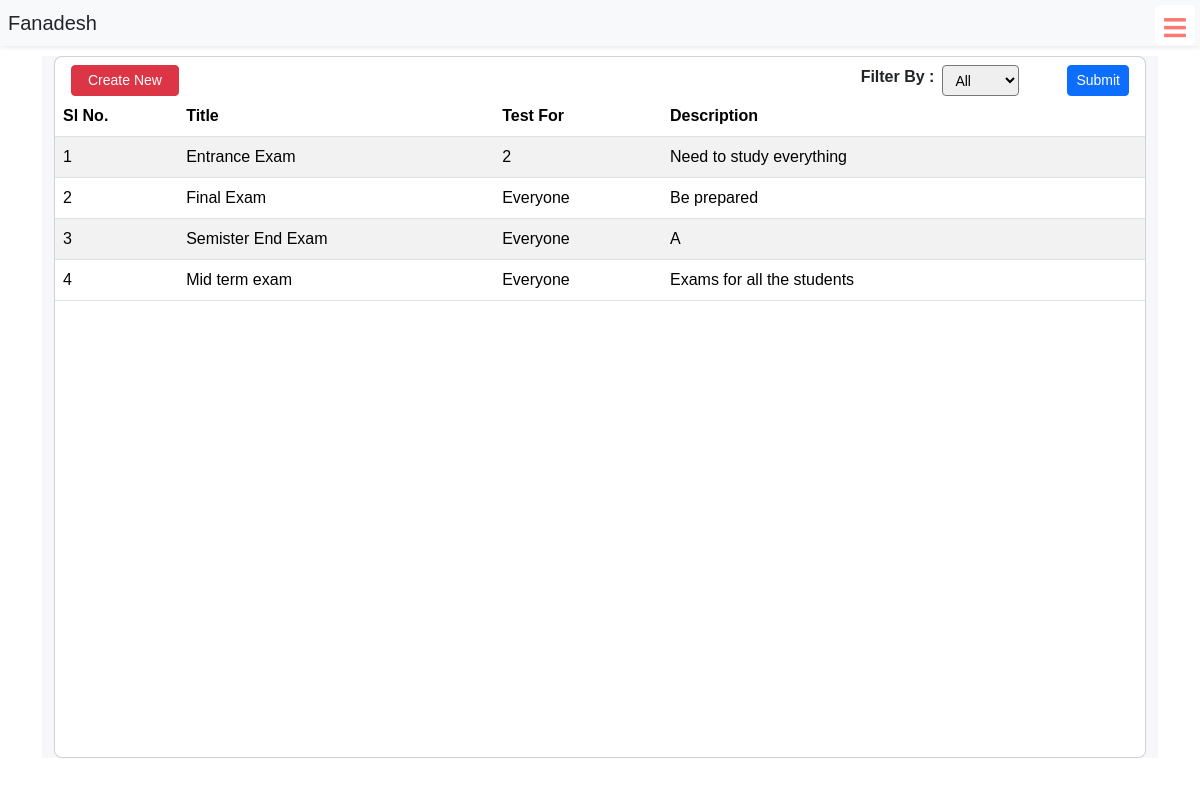
The app's page /display-tests (signed in), older data.
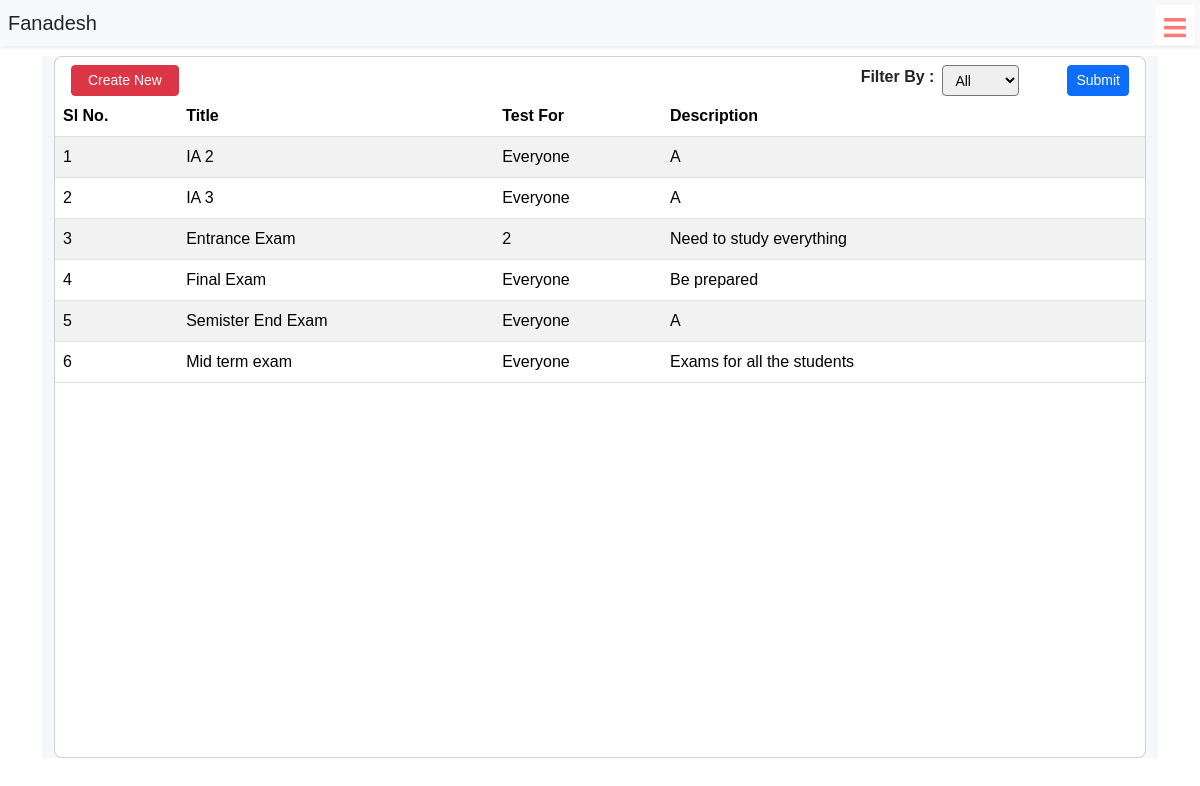
The same page, newer data.
### schoolapp/models.py (models this page shows, shortened)
class BasicInfo(models.Model):
    created_at = models.DateTimeField(auto_now_add=True)
    updated_at = models.DateTimeField(auto_now=True)

class Test(BasicInfo):
    title = models.CharField(max_length=255)
    test_for = models.IntegerField()
    total_marks = models.IntegerField(default=0)
    description = models.TextField()
    start_at = models.DateTimeField(default = datetime.now())
    is_ready = models.BooleanField(default = False)

### schoolapp/views.py (the view)
# urls.py: path("display-tests",views.display_tests,name="display_tests"),
@login_required(login_url="signin")
def display_tests(request):
    tests_list  = Test.objects.all()[::-1]
    if request.method == 'POST':
        filter_order = request.POST["filter-order"]
        if filter_order == 'all':
            tests_list  = Test.objects.all()[::-1]
        else:
            tests_list = Test.objects.filter(test_for = filter_order)[::-1]
    else:
        tests_list = Test.objects.all()[::-1]
    context = {
        'tests_list' : tests_list
    }
    return render(request,"display-tests.html",context=context)

### templates/display-tests.html (shortened to what the changed rows need)
{% extends "base.html" %}
{% load static %}
{% block body %}
<div class="container-fluid container-md" style="margin-top: 2rem;">
    <section class="intro">
        <div class="bg-image h-100" style="background-color: #f5f7fa;">
            <div class="mask d-flex align-items-center h-100">
                <div class="container">
                    <div class="row justify-content-center">
                        <div class="col-12">
                            <div class="card">
                                <div class="card-body p-0">
                                    <div class="table-responsive table-scroll" data-mdb-perfect-scrollbar="true"
                                        style="position: relative; height: 700px">
                                        <table class="table table-striped table-hover mb-0">
                                            <thead>
                                                <tr>
                                                    <th>Sl No.</th>
                                                    <th scope="col">Title</th>
                                                    <th scope="col">Test For</th>
                                                    <th scope="col">Description</th>
                                                    <th scope="col"></th>
                                                </tr>
                                            </thead>
                                            <tbody>
                                                {% for test in tests_list %}
                                                <tr>
                                                    <td>{{forloop.counter}}</td>
                                                    <td>{{test.title}}</td>
                                                    {% if test.test_for == 0 %}
                                                    <td>Everyone</td>
                                                    {% else %}
                                                    <td>{{test.test_for}}</td>
                                                    {% endif %}
                                                    <td>{{test.description | truncatewords:5}}</td>
                                                    <td>
                                                        {% if test.is_ready %}
                                                        <span><a href="{% url 'upload_marks' test.id %}">
                                                                    alt=""></a></span>
                                                        {% endif %}
                                                        <span><a href=""><img
                                                                    alt=""></a></span>
                                                    </td>
                                                </tr>
                                                {% endfor %}
                                            </tbody>
                                        </table>
                                    </div>
                                </div>
                            </div>
                        </div>
                    </div>
                </div>
            </div>
        </div>
    </section>
</div>
{% endblock %}

Row changes from the older to the newer data that the page shows:
added Test: title "IA 2", test_for "Everyone", description "A"
added Test: title "IA 3", test_for "Everyone", description "A"
changed Test "Entrance Exam": is_ready False → True (drawn)
